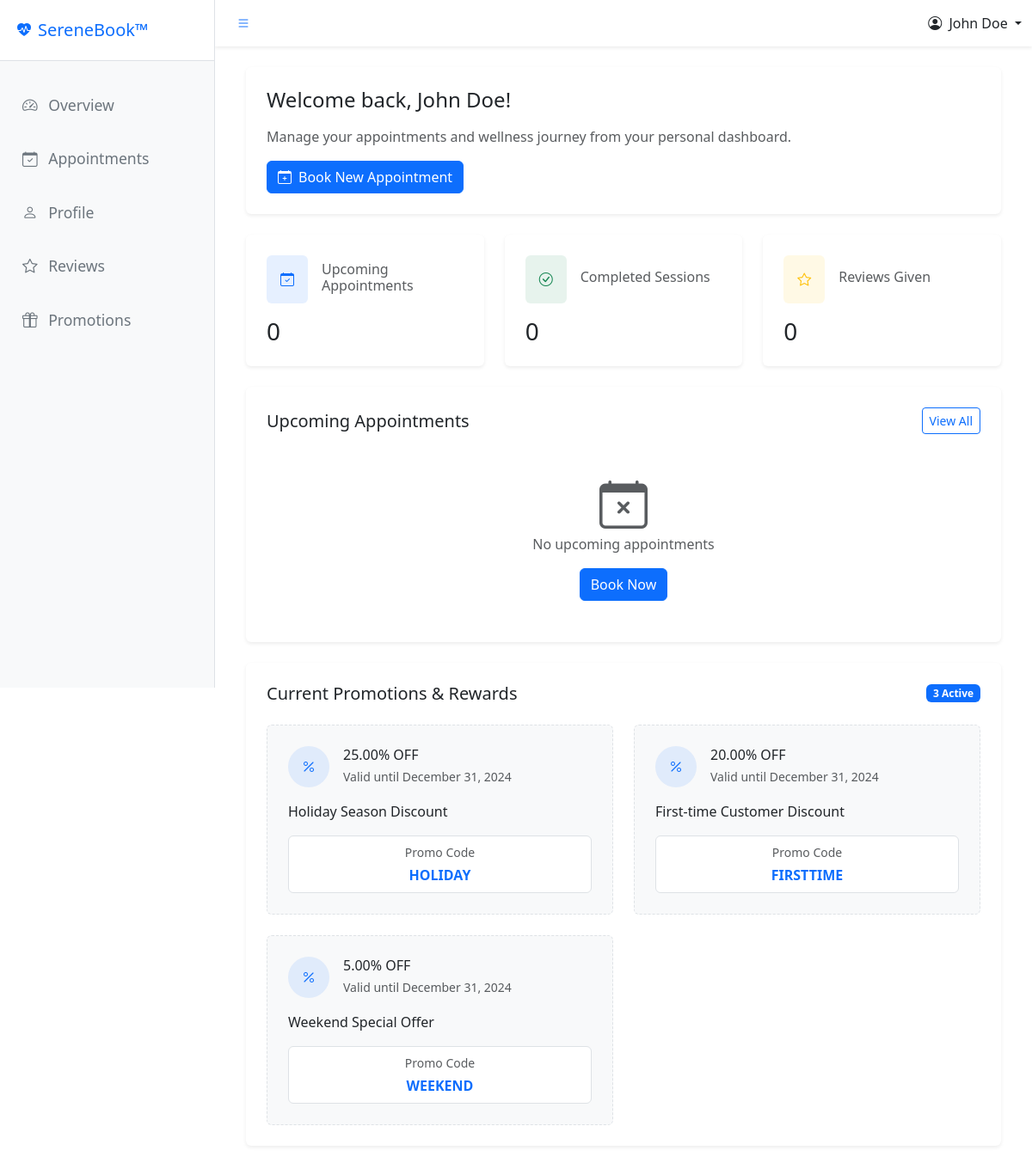
Page /public/dashboard (signed in) on the committed database.
### tables this page shows
CREATE TABLE IF NOT EXISTS Promotions (
    promo_id INT AUTO_INCREMENT PRIMARY KEY,
    promo_code VARCHAR(50) NOT NULL UNIQUE,
    description TEXT,
    discount_percent DECIMAL(5,2) NOT NULL,
    start_date DATE NOT NULL,
    end_date DATE NOT NULL,
    is_deleted BOOLEAN DEFAULT FALSE
);

### app/controllers/DashboardController.php (called while the page is built, shortened)
<?php
require_once __DIR__ . '/../models/Appointment.php';
require_once __DIR__ . '/../models/Review.php';
require_once __DIR__ . '/../models/Promotion.php';
class DashboardController {
    private $db;
    private $appointment;
    private $review;
    public function __construct($db) {
        $this->db = $db;
        $this->appointment = new Appointment($db);
        $this->review = new Review($db);
    }
    public function overview() {
        $userId = $_SESSION['user_id'];
        $counts = $this->appointment->getAppointmentCounts($userId);
        $upcoming_count = $counts['upcoming_count'];
        $completed_count = $counts['completed_count'];
        $reviews_count = $this->review->getTotalReviewCount($userId);
        $promotion = new Promotion($this->db);
        $promotions = $promotion->getActivePromotions();
        include '../app/views/dashboard/layouts/dashboard.php';
    }
}

### app/models/Appointment.php (called while the page is built, shortened)
<?php
class Appointment {
    private $db;
    public function __construct($db) {
        $this->db = $db;
    }
    public function getAppointmentCounts($userId) {
        $sql = "SELECT
                SUM(CASE WHEN status IN ('pending', 'confirmed') AND appointment_date >= CURRENT_DATE THEN 1 ELSE 0 END) as upcoming_count,
                SUM(CASE WHEN status = 'completed' THEN 1 ELSE 0 END) as completed_count
                FROM Appointments
                WHERE user_id = ? AND is_deleted = FALSE";
        $stmt = $this->db->prepare($sql);
        $stmt->execute([$userId]);
        $result = $stmt->fetch(PDO::FETCH_ASSOC);
        return [
            'upcoming_count' => (int)$result['upcoming_count'] ?? 0,
            'completed_count' => (int)$result['completed_count'] ?? 0
        ];
    }
}

### app/models/Review.php (called while the page is built, shortened)
<?php
class Review {
    private $db;
    public function __construct($db) {
        $this->db = $db;
    }
    public function getTotalReviewCount($userId) {
        $sql = "SELECT COUNT(*) FROM Reviews
                WHERE user_id = :user_id AND is_deleted = FALSE";
        $stmt = $this->db->prepare($sql);
        $stmt->bindValue(':user_id', $userId, PDO::PARAM_INT);
        $stmt->execute();
        return $stmt->fetchColumn();
    }
}

### app/models/Promotion.php (called while the page is built)
<?php
class Promotion {
    private $db;
    public function __construct($db) {
        $this->db = $db;
    }
    public function getActivePromotions() {
        $today = date('Y-m-d');
        $query = "SELECT * FROM Promotions
                 WHERE start_date <= ?
                 AND end_date >= ?
                 AND is_deleted = FALSE
                 ORDER BY discount_percent DESC";
        try {
            $stmt = $this->db->prepare($query);
            $stmt->execute([$today, $today]);
            return $stmt->fetchAll(PDO::FETCH_ASSOC);
        } catch (PDOException $e) {
            error_log($e->getMessage());
            return [];
        }
    }
}

### app/views/dashboard/overview.php (the view)
<div class="container-fluid">
    <div class="row mb-4">
        <div class="col-12">
            <div class="card border-0 shadow-sm">
                <div class="card-body p-4">
                    <h4 class="card-title mb-3">Welcome back, <?php echo htmlspecialchars($_SESSION['full_name']); ?>!</h4>
                    <p class="card-text text-muted">Manage your appointments and wellness journey from your personal dashboard.</p>
                    <a href="<?php echo BASE_URL; ?>/public/booking" class="btn btn-primary">
                        <i class="bi bi-calendar-plus me-2"></i>Book New Appointment
                    </a>
                </div>
            </div>
        </div>
    </div>
    <div class="row g-4 mb-4">
        <div class="col-md-4">
            <div class="card border-0 shadow-sm">
                <div class="card-body p-4">
                    <div class="d-flex align-items-center mb-3">
                        <div class="stats-icon bg-primary bg-opacity-10 text-primary rounded p-3 me-3">
                            <i class="bi bi-calendar-check"></i>
                        </div>
                        <h6 class="card-subtitle text-muted mb-0">Upcoming Appointments</h6>
                    </div>
                    <h3 class="card-title mb-0"><?php echo $upcoming_count; ?></h3>
                </div>
            </div>
        </div>
        <div class="col-md-4">
            <div class="card border-0 shadow-sm">
                <div class="card-body p-4">
                    <div class="d-flex align-items-center mb-3">
                        <div class="stats-icon bg-success bg-opacity-10 text-success rounded p-3 me-3">
                            <i class="bi bi-check-circle"></i>
                        </div>
                        <h6 class="card-subtitle text-muted mb-0">Completed Sessions</h6>
                    </div>
                    <h3 class="card-title mb-0"><?php echo $completed_count; ?></h3>
                </div>
            </div>
        </div>
        <div class="col-md-4">
            <div class="card border-0 shadow-sm">
                <div class="card-body p-4">
                    <div class="d-flex align-items-center mb-3">
                        <div class="stats-icon bg-warning bg-opacity-10 text-warning rounded p-3 me-3">
                            <i class="bi bi-star"></i>
                        </div>
                        <h6 class="card-subtitle text-muted mb-0">Reviews Given</h6>
                    </div>
                    <h3 class="card-title mb-0"><?php echo $reviews_count; ?></h3>
                </div>
            </div>
        </div>
    </div>
<div class="row mb-4">
    <div class="col-12">
        <div class="card border-0 shadow-sm">
            <div class="card-body p-4">
                <div class="d-flex justify-content-between align-items-center mb-4">
                    <h5 class="card-title mb-0">Upcoming Appointments</h5>
                    <a href="<?php echo BASE_URL; ?>/public/dashboard/appointments" class="btn btn-outline-primary btn-sm">
                        View All
                    </a>
                </div>
                <?php if (!empty($upcoming_appointments)): ?>
                    <?php foreach ($upcoming_appointments as $appointment): ?>
                        <div class="appointment-item mb-3 pb-3 border-bottom">
                            <div class="d-flex align-items-center">
                                <div class="appointment-icon bg-primary bg-opacity-10 p-3 rounded-circle me-4">
                                    <i class="bi bi-calendar-event text-primary"></i>
                                </div>
                                <div class="flex-grow-1">
                                    <h6 class="mb-1"><?php echo htmlspecialchars($appointment['service_name']); ?></h6>
                                    <p class="text-muted mb-0">
                                        <i class="bi bi-clock me-2"></i>
                                        <?php echo date('l, F j, Y', strtotime($appointment['appointment_date'])); ?> at
                                        <?php echo date('g:i A', strtotime($appointment['start_time'])); ?>
                                    </p>
                                    <p class="text-muted mb-0">
                                        <i class="bi bi-person me-2"></i>
                                        Therapist: <?php echo htmlspecialchars($appointment['therapist_name']); ?>
                                    </p>
                                    <span class="badge bg-<?php echo $appointment['status'] === 'confirmed' ? 'success' : 'warning'; ?> mt-2">
                                        <?php echo ucfirst($appointment['status']); ?>
                                    </span>
                                </div>
                                <div>
                                    <a href="<?php echo BASE_URL; ?>/public/dashboard/appointments/<?php echo $appointment['appointment_id']; ?>"
                                       class="btn btn-outline-primary btn-sm">View Details</a>
                                </div>
                            </div>
                        </div>
                    <?php endforeach; ?>
                <?php else: ?>
                    <div class="text-center py-4">
                        <i class="bi bi-calendar-x display-4 text-muted mb-3"></i>
                        <p class="text-muted">No upcoming appointments</p>
                        <a href="<?php echo BASE_URL; ?>/public/booking" class="btn btn-primary">
                            Book Now
                        </a>
                    </div>
                <?php endif; ?>
            </div>
        </div>
    </div>
</div>
    <div class="row mb-4">
        <div class="col-12">
            <div class="card border-0 shadow-sm">
                <div class="card-body p-4">
                    <div class="d-flex justify-content-between align-items-center mb-4">
                        <h5 class="card-title mb-0">Current Promotions & Rewards</h5>
                        <?php if (!empty($promotions)): ?>
                            <span class="badge bg-primary"><?php echo count($promotions); ?> Active</span>
                        <?php endif; ?>
                    </div>
                    <?php if (empty($promotions)): ?>
                        <div class="text-center py-4">
                            <i class="bi bi-gift display-4 text-muted mb-3"></i>
                            <p class="text-muted">No active promotions at the moment</p>
                            <small class="text-muted">Check back soon for special offers!</small>
                        </div>
                    <?php else: ?>
                        <div class="row g-4">
                            <?php foreach ($promotions as $promo): ?>
                                <div class="col-md-6">
                                    <div class="promo-card bg-light rounded p-4">
                                        <div class="d-flex align-items-center mb-3">
                                            <div class="promo-icon bg-primary bg-opacity-10 text-primary p-3 rounded-circle me-3">
                                                <i class="bi bi-percent"></i>
                                            </div>
                                            <div>
                                                <h6 class="mb-1"><?php echo htmlspecialchars($promo['discount_percent']); ?>% OFF</h6>
                                                <p class="text-muted small mb-0">
                                                    Valid until <?php echo date('F j, Y', strtotime($promo['end_date'])); ?>
                                                </p>
                                            </div>
                                        </div>
                                        <p class="mb-3"><?php echo htmlspecialchars($promo['description']); ?></p>
                                        <div class="promo-code-box bg-white rounded p-2 text-center">
                                            <small class="text-muted d-block mb-1">Promo Code</small>
                                            <span class="fw-bold text-primary"><?php echo htmlspecialchars($promo['promo_code']); ?></span>
                                        </div>
                                    </div>
                                </div>
                            <?php endforeach; ?>
                        </div>
                    <?php endif; ?>
                </div>
            </div>
        </div>
    </div>
</div>

### public/assets/css/dashboard.css (style rules this page uses)
.promo-card { border: 1px dashed #dee2e6; transition: all 0.3s ease; }
.promo-icon { width: 48px; height: 48px; display: flex; align-items: center; justify-content: center; }
.promo-code-box { border: 1px solid #dee2e6; }
.promo-card { position: relative; border: 1px dashed #dee2e6; transition: all 0.3s ease; }

### rows in the picture
promotions: discount_percent "25.00", end_date "December 31, 2024", description "Holiday Season Discount", promo_code "HOLIDAY"
promotions: discount_percent "20.00", end_date "December 31, 2024", description "First-time Customer Discount", promo_code "FIRSTTIME"
promotions: discount_percent "5.00", end_date "December 31, 2024", description "Weekend Special Offer", promo_code "WEEKEND"

### other values in the picture
$_SESSION['full_name'] "John Doe"
$upcoming_count "0"
$completed_count "0"
$reviews_count "0"
count($promotions) "3"
